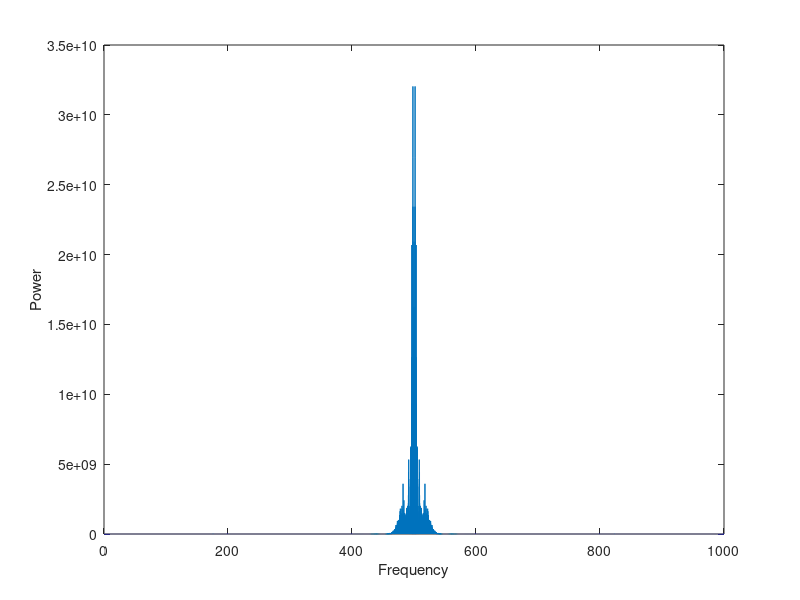

Here is the MATLAB script that generated this plot: (Note: this script raises an error after producing the figure.)
% Script used to the basic anaylis of ECG signal


clear all
close all
clc




%% Loading data
load('HealthyECG.mat')
nbSamples = length(x);
time = (0:nbSamples-1) / Fs;

%% Spectral analysis
fft_ecg = fftshift(fft(x));
f = (0:nbSamples-1)*(Fs/nbSamples);     % frequency range
power = abs(fft_ecg).^2/nbSamples;    % power of the DFT

plot(f,power)
xlabel('Frequency')
ylabel('Power')

%% Spectrogram
noverlap = 5;
figure()
spectrogram(x, hanning(2024),noverlap,[], Fs)
